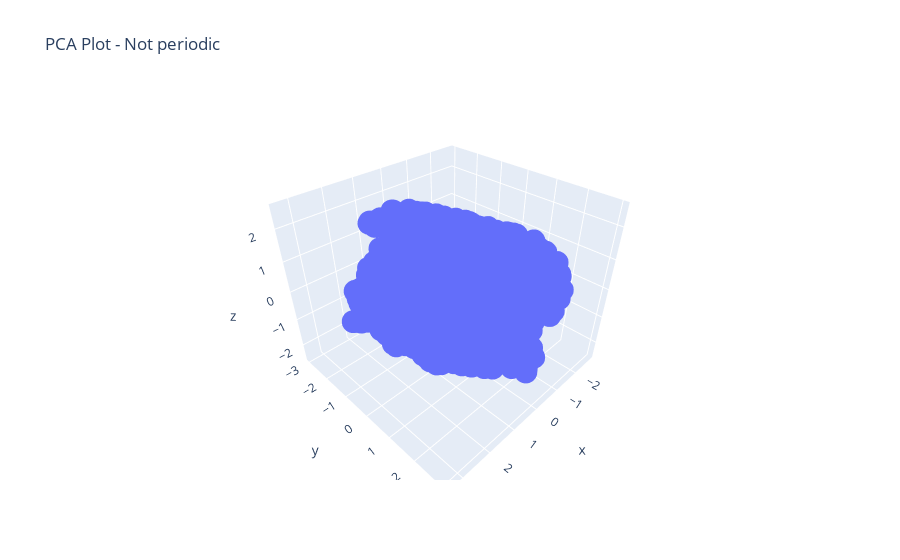
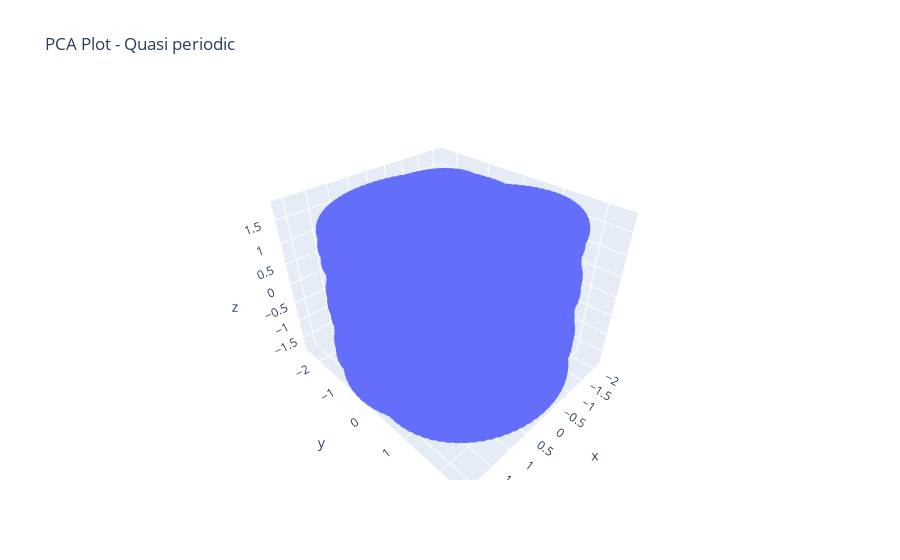
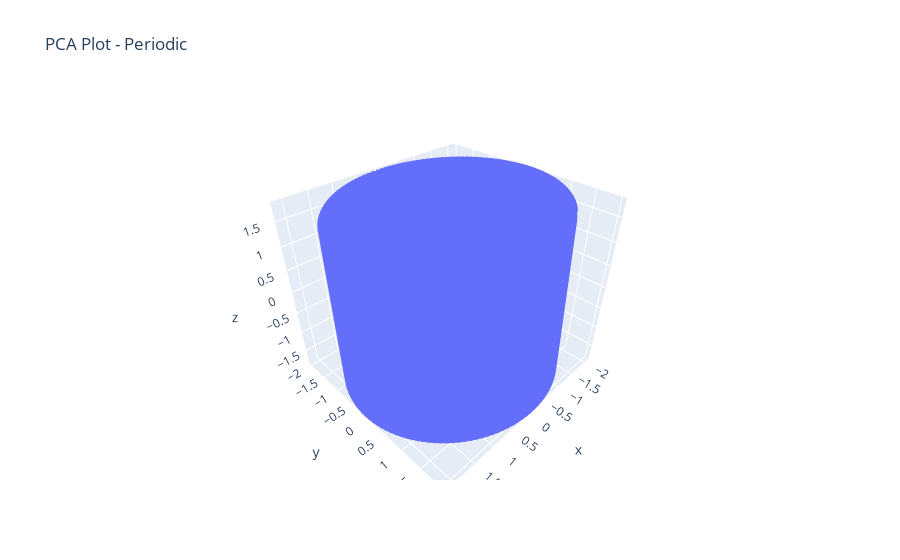

Source (notebook cell) for these figures, in order:
### Code cell
def plot_pca_3d(data, title):
    Xs = sc.fit_transform(data)
    pca = PCA(n_components=5)
    pca_result = pca.fit_transform(Xs)

    print('Explained Variance', pca.explained_variance_ratio_)

    fig = go.Figure(data=[go.Scatter3d(x=pca_result[:, 0], y=pca_result[:, 1], z=pca_result[:, 2], mode='markers')])
    fig.update_layout(title=title)
    fig.show()

plot_pca_3d(SW_not_per, title='PCA Plot - Not periodic')
plot_pca_3d(SW_qper, title='PCA Plot - Quasi periodic')
plot_pca_3d(SW_per, title='PCA Plot - Periodic')

### Figure 1 — Plotly figure (JSON) as saved in the notebook; plotly's stock layout.template omitted (floating-point values rounded to 4 significant figures; data arrays with more than 128 entries replaced by an {"elided": "..."} marker saying what was removed)
{"data": [{"mode": "markers", "type": "scatter3d", "x": {"elided": "5000 float values"}, "y": {"elided": "5000 float values"}, "z": {"elided": "5000 float values"}}], "layout": {"title": {"text": "PCA Plot - Not periodic"}}}

### Figure 2 — Plotly figure (JSON) as saved in the notebook; plotly's stock layout.template omitted (floating-point values rounded to 4 significant figures; data arrays with more than 128 entries replaced by an {"elided": "..."} marker saying what was removed)
{"data": [{"mode": "markers", "type": "scatter3d", "x": {"elided": "5000 float values"}, "y": {"elided": "5000 float values"}, "z": {"elided": "5000 float values"}}], "layout": {"title": {"text": "PCA Plot - Quasi periodic"}}}

### Figure 3 — Plotly figure (JSON) as saved in the notebook; plotly's stock layout.template omitted (floating-point values rounded to 4 significant figures; data arrays with more than 128 entries replaced by an {"elided": "..."} marker saying what was removed)
{"data": [{"mode": "markers", "type": "scatter3d", "x": {"elided": "5000 float values"}, "y": {"elided": "5000 float values"}, "z": {"elided": "5000 float values"}}], "layout": {"title": {"text": "PCA Plot - Periodic"}}}
